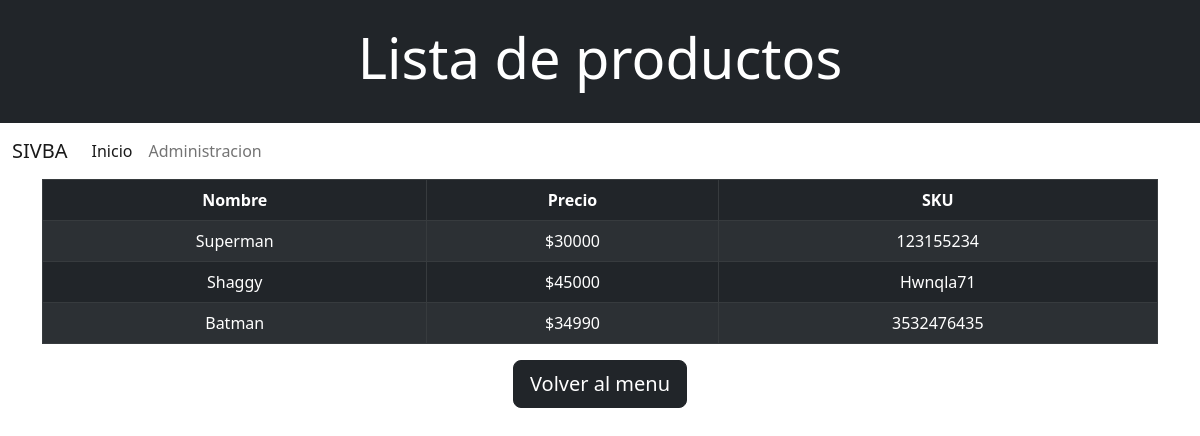
Page /vendedor/read_productos/ on the committed database.
### bazarapp/models.py (models this page shows, shortened)
class Producto(models.Model):
    nombre = models.CharField(max_length=50, null=False, blank=False)
    precio = models.PositiveIntegerField(null=False, blank=False)
    sku = models.CharField(max_length=20, null=True, blank=True)

### bazarapp/views.py (the view)
# urls.py: path('vendedor/read_productos/', views.only_read_productos, name='only_read_productos'),
def only_read_productos(request):
    productos = Producto.objects.all()
    data = {'productos':productos}
    return render(request, 'vendedor/read_productos.html', data)

### templates/vendedor/read_productos.html (shortened to what this page needs)
<!DOCTYPE html>
<html lang="es">
  <head>
    <link
      href="https://cdn.jsdelivr.net/npm/bootstrap@5.2.1/dist/css/bootstrap.min.css"
      rel="stylesheet"
    />
    <link rel="stylesheet" href="https://cdn.jsdelivr.net/npm/bootstrap-icons@1.11.2/font/bootstrap-icons.min.css">
  </head>
  <body>
    <header>
        <div class="bg-dark text-white py-4 text-center">
            <h1 class="display-4">Lista de productos</h1>
        </div>
        <nav class="navbar navbar-expand-lg bg-body-tertiary">
          <div class="container-fluid">
            <a class="navbar-brand" href="/">SIVBA</a>
            <div class="collapse navbar-collapse" id="navbarNav">
              <ul class="navbar-nav">
                <li class="nav-item">
                  <a class="nav-link active" aria-current="page" href="/vendedor/">Inicio</a>
                </li>
                <li class="nav-item">
                  <a class="nav-link" href="/admin">Administracion</a>
                </li>
              </ul>
            </div>
          </div>
        </nav>
      </header>
    <main>
      <div class="container">
        <table class="table table-striped table-bordered table-dark">
          <thead class="thead-dark text-center">
            <tr>
              <th>Nombre</th>
              <th>Precio</th>
              <th>SKU</th>
            </tr>
          </thead>
          <tbody class="text-center tbody-dark">
            {% for p in productos %}
            <tr>
              <td>{{ p.nombre }}</td>
              <td>${{ p.precio }}</td>
              <td>{{ p.sku }}</td>
            </tr>
            {% endfor %}
          </tbody>
        </table>
        <div class="text-center">
          <a href="/vendedor/" class="btn btn-dark btn-lg text-white">Volver al menu</a>
        </div>
      </div>
    </main>
  </body>
</html>

### rows in the picture
Producto: nombre "Superman", precio "30000", sku "123155234"
Producto: nombre "Shaggy", precio "45000", sku "Hwnqla71"
Producto: nombre "Batman", precio "34990", sku "3532476435"
